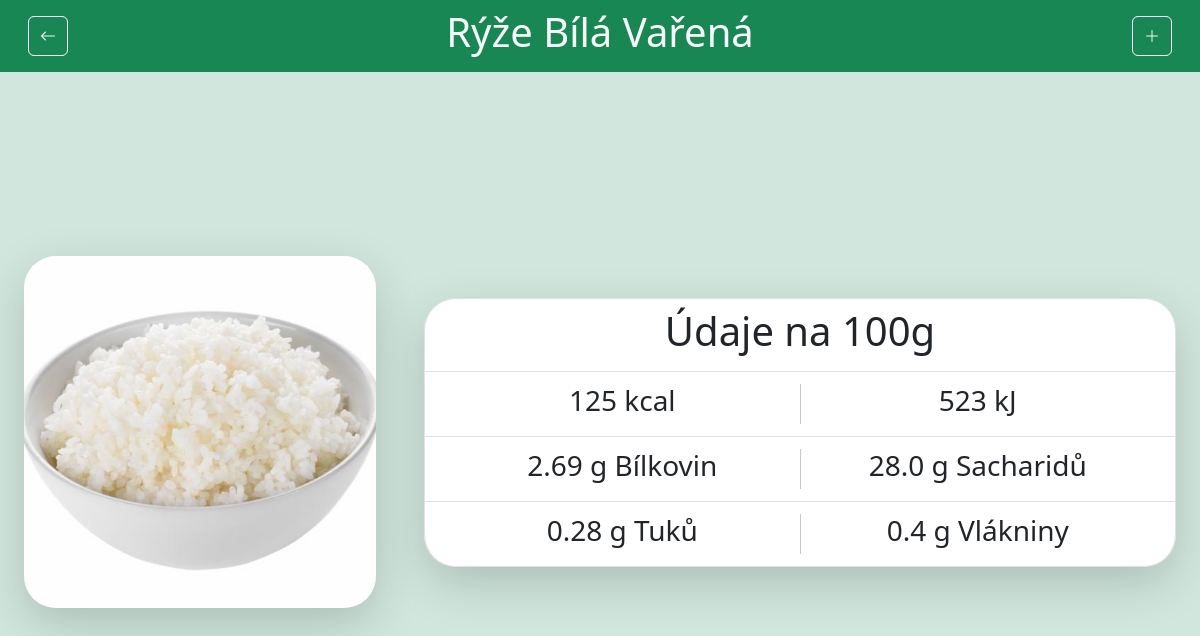
The app's page /detail-potraviny/3 with its own data.
### main/models.py (models this page shows, shortened)
class Food(models.Model):
    name = models.CharField(max_length=300)
    photo = models.ImageField(upload_to="images/", null=True, blank=True)
    kcalPer100g = models.IntegerField(null=True, blank=True)
    proteinPer100g = models.FloatField(null=True, blank=True)
    carbsPer100g = models.FloatField(null=True, blank=True)
    fatPer100g = models.FloatField(null=True, blank=True)
    fiberPer100g = models.FloatField(null=True, blank=True)
    grams_per_teaspoon = models.FloatField(null=True, blank=True)
    grams_per_tablespoon = models.FloatField(null=True, blank=True)
    grams_per_piece = models.FloatField(null=True, blank=True)
    def get_kJPer100g(self):
        return int(self.kcalPer100g * 4.185)

### main/views.py (the view)
# urls.py: path('detail-potraviny/<int:food_id>', views.food_detail, name='food_detail'),
def food_detail(request, food_id):
    item = FoodAndMeal.objects.get(id=food_id)
    if item.type == "food":
        food = Food.objects.get(id=item.food.id)
        return render(request, 'main/detail-potraviny.html', {'food': food})
    elif item.type == "meal":
        meal = Meal.objects.get(id=item.meal.id)
        return render(request, 'main/detail-jidla.html', {'meal': meal})

### main/templates/main/detail-potraviny.html (shortened to what this page needs)
{% extends 'main/potravina-navbar.html' %}
{% block jmeno-potraviny %}
{{ food.name }}
{% endblock %}
{% block content %}
    <div class="row text-center align-items-center" style="height: 90vh; width: 100vw;">
        <div class="col-md-4 p-4">
            <img src="{{ food.photo.url }}" class=" w-100 shadow-lg rounded-5" alt="orazek">
        </div>
        <div class="col-md-8 p-4">
            <div class="list-group rounded-5 shadow-lg">
                <div class="list-group-item">
                    <h1>Údaje na 100g</h1>
                </div>
                <div class="list-group-item">
                    <h1 class="m-1 d-flex justify-content-evenly" >
                        <div class="fs-3" style="flex: 1 1 0;">{{ food.kcalPer100g }} kcal</div>
                        <div class="fs-3" style="flex: 1 1 0;">{{ food.get_kJPer100g }} kJ</div>
                    </h1>
                </div>
                <div class="list-group-item">
                    <h1 class="m-1 d-flex justify-content-evenly" style="flex: 1 1 0;">
                        <div class="fs-3" style="flex: 1 1 0;">{{ food.proteinPer100g }} g Bílkovin</div>
                        <div class="fs-3" style="flex: 1 1 0;">{{ food.carbsPer100g }} g Sacharidů</div>
                    </h1>
                </div>
                <div class="list-group-item">
                    <h1 class="m-1 d-flex justify-content-evenly" style="flex: 1 1 0;">
                        <div class="fs-3" style="flex: 1 1 0;">{{ food.fatPer100g }} g Tuků</div>
                        <div class="fs-3" style="flex: 1 1 0;">{{ food.fiberPer100g }} g Vlákniny</div>
                    </h1>
                </div>
            </div>
        </div>
    </div>
{% endblock %}

### records on screen
Food: name "Rýže Bílá Vařená", photo (picture), kcalPer100g "125", get_kJPer100g "523", proteinPer100g "2.69", carbsPer100g "28.0", fatPer100g "0.28", fiberPer100g "0.4"
